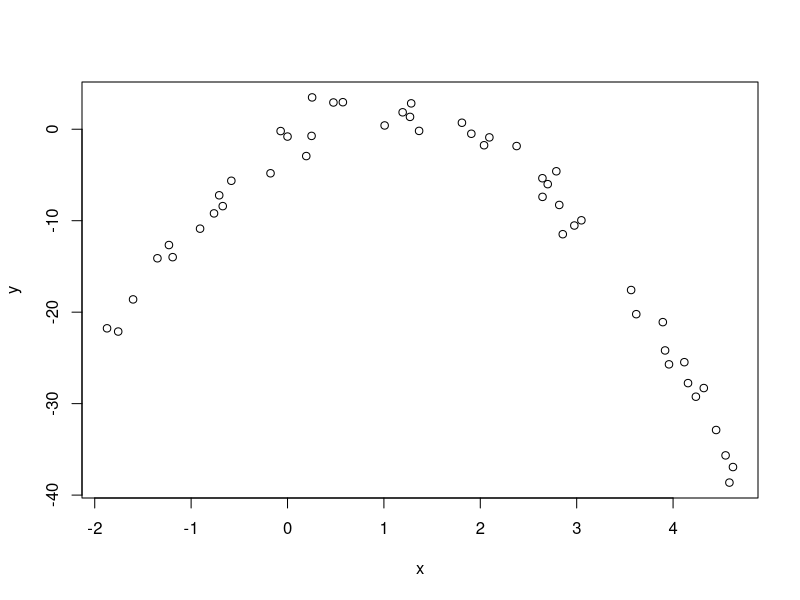

The R script that drew this image: (Note: this script raises an error after producing the figure.)
#
# Bayesian tutorial by Rafael S. de Souza - UNC & COIN
#
# Partial example from Bayesian Models for Astrophysical Data 
# by Hilbe, de Souza & Ishida, 2016, Cambridge Univ. Press
#
# Example of frequentist linear regression in R
# synthetic data
# 1 response (y) and 1 explanatory variable (x1)


set.seed(1056)                    # set seed to replicate example
nobs = 50                         # number of observations 
x <- runif(nobs,-2,5)                 # random uniform variable
mu <- -1 + 6*x  - 3*x^2                  # linear predictor
y <- rnorm(nobs, mu, sd = 1.5)     # create y as adjusted random normal variate 

d <- data.frame(x,y)
plot(x,y)

# Fit model
fit <- lm(y ~ x + I(x,2) , data=d)                 # Normal Fit of the synthetic data. 
summary(fit) 

d$predicted <- predict(fit)

ggplot(d, aes(x = x, y = y)) +
  geom_segment(aes(xend = x, yend = predicted)) +
  geom_point(color="purple",size=2) +
  geom_line(aes(x=x,y=predicted))+
  theme_xkcd() +
  theme(panel.background = element_rect(color = "black", fill = "gray85") )


